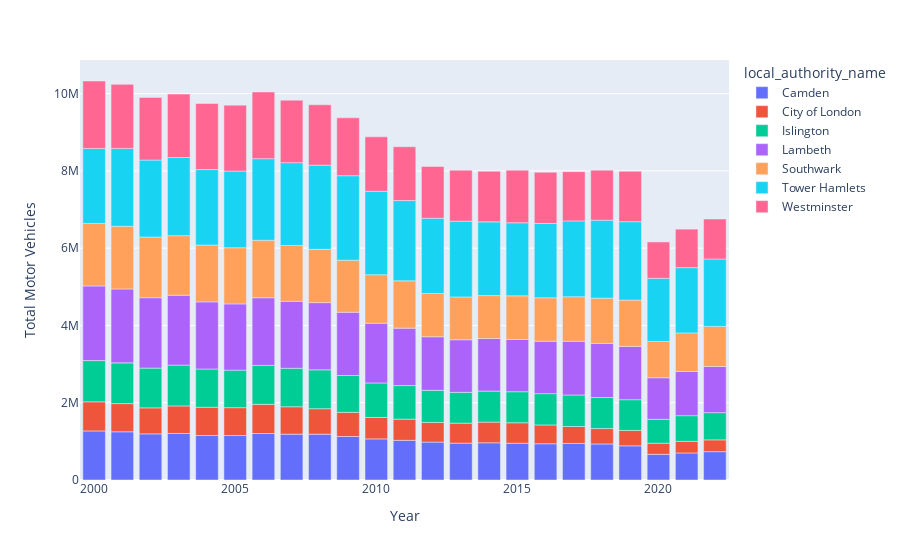

Here is the notebook cell this chart was saved with:
### Code cell
import plotly.express as px

# Assuming df_traffic is your DataFrame
data_new = df_congestion_new.groupby(["local_authority_name", "year"])["all_motor_vehicles"].sum().reset_index()

fig = px.bar(data_new, x="year", y="all_motor_vehicles", color="local_authority_name",
             labels={"all_motor_vehicles": "Total Motor Vehicles", "year": "Year"})

fig.show()

### Figure 1 — Plotly figure (JSON) as saved in the notebook; plotly's stock layout.template omitted (floating-point values rounded to 4 significant figures)
{"data": [{"alignmentgroup": "True", "hovertemplate": "local_authority_name=Camden<br>Year=%{x}<br>Total Motor Vehicles=%{y}<extra></extra>", "legendgroup": "Camden", "marker": {"color": "#636efa", "pattern": {"shape": ""}}, "name": "Camden", "offsetgroup": "Camden", "orientation": "v", "showlegend": true, "textposition": "auto", "type": "bar", "x": [2000, 2001, 2002, 2003, 2004, 2005, 2006, 2007, 2008, 2009, 2010, 2011, 2012, 2013, 2014, 2015, 2016, 2017, 2018, 2019, 2020, 2021, 2022], "xaxis": "x", "y": [1269454, 1247698, 1193211, 1204475, 1150915, 1150737, 1203319, 1186941, 1186141, 1126682, 1063786, 1026080, 981596, 954021, 963028, 951955, 938238, 947083, 932754, 884748, 664807, 699568, 733237], "yaxis": "y"}, {"alignmentgroup": "True", "hovertemplate": "local_authority_name=City of London<br>Year=%{x}<br>Total Motor Vehicles=%{y}<extra></extra>", "legendgroup": "City of London", "marker": {"color": "#EF553B", "pattern": {"shape": ""}}, "name": "City of London", "offsetgroup": "City of London", "orientation": "v", "showlegend": true, "textposition": "auto", "type": "bar", "x": [2000, 2001, 2002, 2003, 2004, 2005, 2006, 2007, 2008, 2009, 2010, 2011, 2012, 2013, 2014, 2015, 2016, 2017, 2018, 2019, 2020, 2021, 2022], "xaxis": "x", "y": [754350, 729158, 674135, 711906, 731443, 721095, 754919, 708440, 659350, 624205, 555187, 548563, 507501, 517215, 534956, 529061, 486096, 437525, 398287, 397368, 287240, 300269, 305210], "yaxis": "y"}, {"alignmentgroup": "True", "hovertemplate": "local_authority_name=Islington<br>Year=%{x}<br>Total Motor Vehicles=%{y}<extra></extra>", "legendgroup": "Islington", "marker": {"color": "#00cc96", "pattern": {"shape": ""}}, "name": "Islington", "offsetgroup": "Islington", "orientation": "v", "showlegend": true, "textposition": "auto", "type": "bar", "x": [2000, 2001, 2002, 2003, 2004, 2005, 2006, 2007, 2008, 2009, 2010, 2011, 2012, 2013, 2014, 2015, 2016, 2017, 2018, 2019, 2020, 2021, 2022], "xaxis": "x", "y": [1066867, 1054706, 1029108, 1056468, 991019, 971619, 1006803, 996169, 1005566, 953651, 892953, 868772, 831753, 798345, 803229, 803889, 810791, 816197, 803884, 796390, 618529, 665208, 704865], "yaxis": "y"}, {"alignmentgroup": "True", "hovertemplate": "local_authority_name=Lambeth<br>Year=%{x}<br>Total Motor Vehicles=%{y}<extra></extra>", "legendgroup": "Lambeth", "marker": {"color": "#ab63fa", "pattern": {"shape": ""}}, "name": "Lambeth", "offsetgroup": "Lambeth", "orientation": "v", "showlegend": true, "textposition": "auto", "type": "bar", "x": [2000, 2001, 2002, 2003, 2004, 2005, 2006, 2007, 2008, 2009, 2010, 2011, 2012, 2013, 2014, 2015, 2016, 2017, 2018, 2019, 2020, 2021, 2022], "xaxis": "x", "y": [1931583, 1912561, 1821586, 1809710, 1736471, 1713995, 1751932, 1733362, 1739404, 1637034, 1545423, 1486885, 1386037, 1359826, 1359981, 1352978, 1356491, 1389182, 1399925, 1379012, 1075938, 1143808, 1194018], "yaxis": "y"}, {"alignmentgroup": "True", "hovertemplate": "local_authority_name=Southwark<br>Year=%{x}<br>Total Motor Vehicles=%{y}<extra></extra>", "legendgroup": "Southwark", "marker": {"color": "#FFA15A", "pattern": {"shape": ""}}, "name": "Southwark", "offsetgroup": "Southwark", "orientation": "v", "showlegend": true, "textposition": "auto", "type": "bar", "x": [2000, 2001, 2002, 2003, 2004, 2005, 2006, 2007, 2008, 2009, 2010, 2011, 2012, 2013, 2014, 2015, 2016, 2017, 2018, 2019, 2020, 2021, 2022], "xaxis": "x", "y": [1617121, 1621336, 1570936, 1540659, 1471116, 1453167, 1487634, 1444502, 1379529, 1345808, 1254254, 1224596, 1120704, 1108509, 1110473, 1127691, 1124334, 1152460, 1170912, 1198226, 939026, 998268, 1037842], "yaxis": "y"}, {"alignmentgroup": "True", "hovertemplate": "local_authority_name=Tower Hamlets<br>Year=%{x}<br>Total Motor Vehicles=%{y}<extra></extra>", "legendgroup": "Tower Hamlets", "marker": {"color": "#19d3f3", "pattern": {"shape": ""}}, "name": "Tower Hamlets", "offsetgroup": "Tower Hamlets", "orientation": "v", "showlegend": true, "textposition": "auto", "type": "bar", "x": [2000, 2001, 2002, 2003, 2004, 2005, 2006, 2007, 2008, 2009, 2010, 2011, 2012, 2013, 2014, 2015, 2016, 2017, 2018, 2019, 2020, 2021, 2022], "xaxis": "x", "y": [1941156, 2016936, 1991357, 2022795, 1953156, 1984072, 2111648, 2143087, 2178388, 2187743, 2161636, 2077687, 1945683, 1960759, 1908754, 1891266, 1923135, 1963727, 2018227, 2029682, 1634467, 1688306, 1744856], "yaxis": "y"}, {"alignmentgroup": "True", "hovertemplate": "local_authority_name=Westminster<br>Year=%{x}<br>Total Motor Vehicles=%{y}<extra></extra>", "legendgroup": "Westminster", "marker": {"color": "#FF6692", "pattern": {"shape": ""}}, "name": "Westminster", "offsetgroup": "Westminster", "orientation": "v", "showlegend": true, "textposition": "auto", "type": "bar", "x": [2000, 2001, 2002, 2003, 2004, 2005, 2006, 2007, 2008, 2009, 2010, 2011, 2012, 2013, 2014, 2015, 2016, 2017, 2018, 2019, 2020, 2021, 2022], "xaxis": "x", "y": [1745667, 1657205, 1621501, 1642273, 1710994, 1705930, 1726155, 1618069, 1562906, 1498295, 1408424, 1392042, 1340734, 1319797, 1312672, 1360915, 1325062, 1274602, 1295407, 1305636, 940702, 996615, 1034174], "yaxis": "y"}], "layout": {"barmode": "relative", "legend": {"title": {"text": "local_authority_name"}, "tracegroupgap": 0}, "margin": {"t": 60}, "xaxis": {"anchor": "y", "domain": [0, 1], "title": {"text": "Year"}}, "yaxis": {"anchor": "x", "domain": [0, 1], "title": {"text": "Total Motor Vehicles"}}}}
